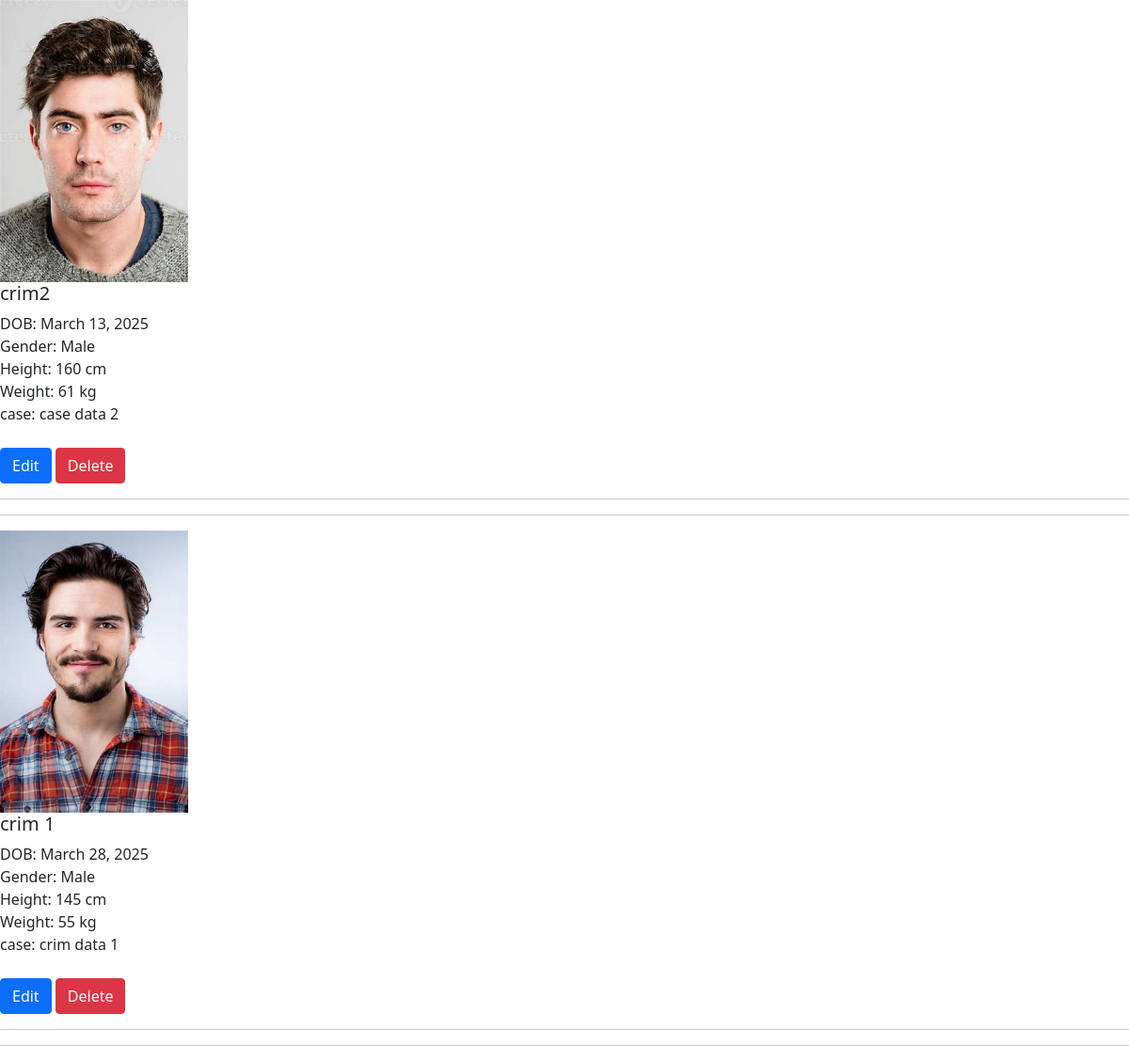
The app's page /view_criminals/ (signed in) with its own data.
### app_mini/models.py (models this page shows)
class CriminalRegistration(models.Model):
    GENDER_CHOICES = [
        ('M', 'Male'),
        ('F', 'Female'),
        ('O', 'Other')
    ]
    full_name = models.CharField(max_length=30)
    dob = models.DateField()
    case = models.TextField()
    height = models.IntegerField(null=True)
    weight = models.IntegerField(null = True)
    gender = models.CharField(max_length=1, choices=GENDER_CHOICES)
    photo = models.ImageField(upload_to='criminal_photo/', null=True)
    station = models.ForeignKey(police_station_registration, on_delete=models.SET_NULL, null=True)
    date = models.DateField(auto_now_add=True)

### app_mini/views.py (the view)
# urls.py: path('view_criminals/', views.view_criminals, name='view_criminals'),
def view_criminals(request):
    station_login_id = request.session.get('station_id')
    station_login_ins = get_object_or_404(login_table, id = station_login_id)
    station_reg_ins = get_object_or_404(police_station_registration, login_id = station_login_ins)
    try:
        criminal_data = CriminalRegistration.objects.filter(station = station_reg_ins)
        return render(request, 'police_station/view_criminals.html', {'criminal_data' : criminal_data})
    except CriminalRegistration.DoesNotExist:
        messages.error(request, 'No Criminal Registred')
        return redirect('police_station/station_home')

### app_mini/templates/police_station/view_criminals.html (shortened to what this page needs)
<!DOCTYPE html>
<html lang="en">
<head>
    <link href="https://cdn.jsdelivr.net/npm/bootstrap@5.0.2/dist/css/bootstrap.min.css" rel="stylesheet">
</head>
<body>
            {% for i in criminal_data %}
                    {% if i.photo %}
                        <img src="{{ i.photo.url }}" alt="Criminal Photo" style="height: 300px;">
                    {% else %}
                            No Photo Available
                    {% endif %}
                        <h5>{{ i.full_name }}</h5>
                            DOB: {{ i.dob }}<br>
                            Gender: {{ i.get_gender_display }}<br>
                            Height: {{ i.height }} cm<br>
                            Weight: {{ i.weight }} kg<br>
                            case: {{i.case}}
                        <br>
                        <br>
                        <a href="{% url 'edit_criminal_data' i.id %}" class="btn btn-primary">Edit</a>
                        <a href="{% url 'delete_criminal_data' i.id %}" class="btn btn-danger">Delete</a>
                        <br>
                        <hr><hr>
            {% endfor %}
</body>
</html>

### records on screen
CriminalRegistration: photo (picture), full_name "crim2", dob "March 13, 2025", gender "Male", height "160", weight "61", case "case data 2"
CriminalRegistration: photo (picture), full_name "crim 1", dob "March 28, 2025", gender "Male", height "145", weight "55", case "crim data 1"
